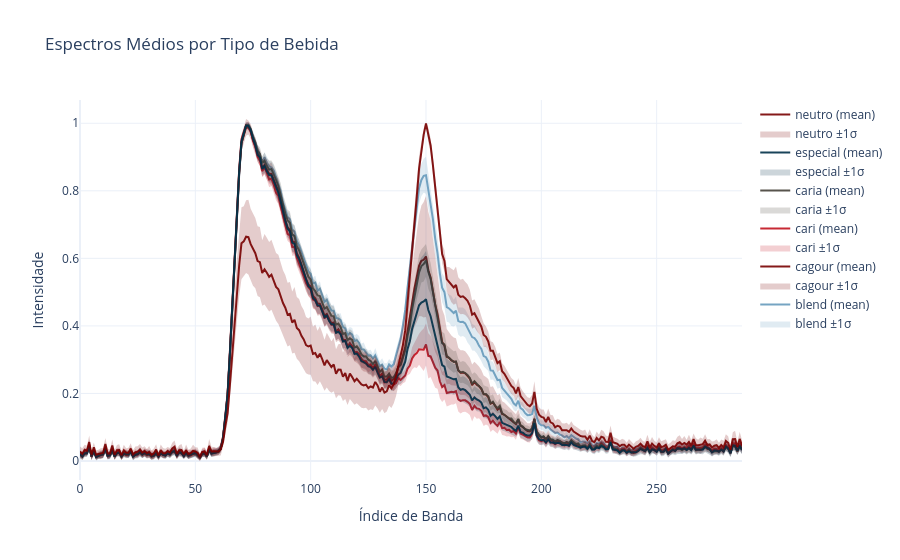

The notebook cell this image was saved under:
### Code cell
fig = plot_curve_mean(df,
                      'beverage_type',
                      description='Espectros Médios por Tipo de Bebida')
fig.show()

### Figure 1 — Plotly figure (JSON) as saved in the notebook; plotly's stock layout.template omitted (floating-point values rounded to 4 significant figures; data arrays with more than 128 entries replaced by an {"elided": "..."} marker saying what was removed)
{"data": [{"hoverinfo": "skip", "line": {"width": 0}, "mode": "lines", "showlegend": false, "type": "scatter", "x": {"elided": "288 int values"}, "y": {"elided": "288 float values"}}, {"fill": "tonexty", "fillcolor": "rgba(102, 155, 188, 0.2)", "hoverinfo": "skip", "line": {"width": 0}, "mode": "lines", "name": "blend ±1σ", "type": "scatter", "x": {"elided": "288 int values"}, "y": {"elided": "288 float values"}}, {"line": {"color": "rgba(102, 155, 188, 0.9)", "width": 2}, "mode": "lines", "name": "blend (mean)", "type": "scatter", "x": {"elided": "288 int values"}, "y": {"elided": "288 float values"}}, {"hoverinfo": "skip", "line": {"width": 0}, "mode": "lines", "showlegend": false, "type": "scatter", "x": {"elided": "288 int values"}, "y": {"elided": "288 float values"}}, {"fill": "tonexty", "fillcolor": "rgba(120, 0, 0, 0.2)", "hoverinfo": "skip", "line": {"width": 0}, "mode": "lines", "name": "cagour ±1σ", "type": "scatter", "x": {"elided": "288 int values"}, "y": {"elided": "288 float values"}}, {"line": {"color": "rgba(120, 0, 0, 0.9)", "width": 2}, "mode": "lines", "name": "cagour (mean)", "type": "scatter", "x": {"elided": "288 int values"}, "y": {"elided": "288 float values"}}, {"hoverinfo": "skip", "line": {"width": 0}, "mode": "lines", "showlegend": false, "type": "scatter", "x": {"elided": "288 int values"}, "y": {"elided": "288 float values"}}, {"fill": "tonexty", "fillcolor": "rgba(193, 18, 31, 0.2)", "hoverinfo": "skip", "line": {"width": 0}, "mode": "lines", "name": "cari ±1σ", "type": "scatter", "x": {"elided": "288 int values"}, "y": {"elided": "288 float values"}}, {"line": {"color": "rgba(193, 18, 31, 0.9)", "width": 2}, "mode": "lines", "name": "cari (mean)", "type": "scatter", "x": {"elided": "288 int values"}, "y": {"elided": "288 float values"}}, {"hoverinfo": "skip", "line": {"width": 0}, "mode": "lines", "showlegend": false, "type": "scatter", "x": {"elided": "288 int values"}, "y": {"elided": "288 float values"}}, {"fill": "tonexty", "fillcolor": "rgba(69, 65, 57, 0.2)", "hoverinfo": "skip", "line": {"width": 0}, "mode": "lines", "name": "caria ±1σ", "type": "scatter", "x": {"elided": "288 int values"}, "y": {"elided": "288 float values"}}, {"line": {"color": "rgba(69, 65, 57, 0.9)", "width": 2}, "mode": "lines", "name": "caria (mean)", "type": "scatter", "x": {"elided": "288 int values"}, "y": {"elided": "288 float values"}}, {"hoverinfo": "skip", "line": {"width": 0}, "mode": "lines", "showlegend": false, "type": "scatter", "x": {"elided": "288 int values"}, "y": {"elided": "288 float values"}}, {"fill": "tonexty", "fillcolor": "rgba(0, 48, 73, 0.2)", "hoverinfo": "skip", "line": {"width": 0}, "mode": "lines", "name": "especial ±1σ", "type": "scatter", "x": {"elided": "288 int values"}, "y": {"elided": "288 float values"}}, {"line": {"color": "rgba(0, 48, 73, 0.9)", "width": 2}, "mode": "lines", "name": "especial (mean)", "type": "scatter", "x": {"elided": "288 int values"}, "y": {"elided": "288 float values"}}, {"hoverinfo": "skip", "line": {"width": 0}, "mode": "lines", "showlegend": false, "type": "scatter", "x": {"elided": "288 int values"}, "y": {"elided": "288 float values"}}, {"fill": "tonexty", "fillcolor": "rgba(120, 0, 0, 0.2)", "hoverinfo": "skip", "line": {"width": 0}, "mode": "lines", "name": "neutro ±1σ", "type": "scatter", "x": {"elided": "288 int values"}, "y": {"elided": "288 float values"}}, {"line": {"color": "rgba(120, 0, 0, 0.9)", "width": 2}, "mode": "lines", "name": "neutro (mean)", "type": "scatter", "x": {"elided": "288 int values"}, "y": {"elided": "288 float values"}}], "layout": {"title": {"text": "Espectros Médios por Tipo de Bebida"}, "xaxis": {"title": {"text": "Índice de Banda"}}, "yaxis": {"title": {"text": "Intensidade"}}}}
